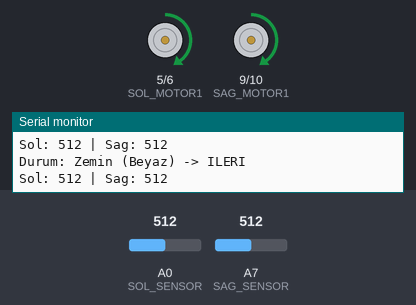
The sketch below on a simulated Arduino Nano, built with avr-gcc and run on an emulated ATmega328P. On the bench: motor-driver pin pairs drawn as motors (green arrow = first pin HIGH = forward, orange = second pin HIGH = backward, longer = more drive), the last lines printed to the serial monitor. The inputs (shaded band) are chosen by the test bench; at power-on: A0 (SOL_SENSOR) = 512, A7 (SAG_SENSOR) = 512.

Above: at 4.2 s.
4.3 s: A0 (SOL_SENSOR) set to 837
7.3 s: A0 (SOL_SENSOR) set to 865
At 7.52 s:
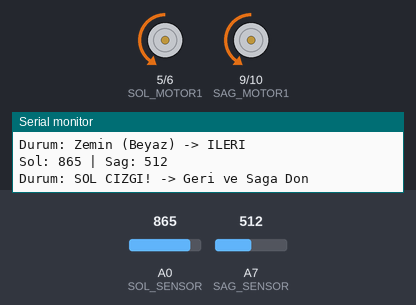
At 8.36 s:
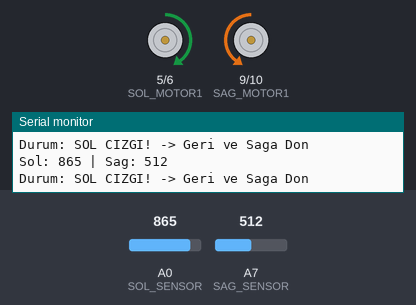
10.3 s: A7 (SAG_SENSOR) set to 838
13.3 s: A7 (SAG_SENSOR) set to 862
16.3 s: A0 (SOL_SENSOR) set to 840
At 16.78 s:
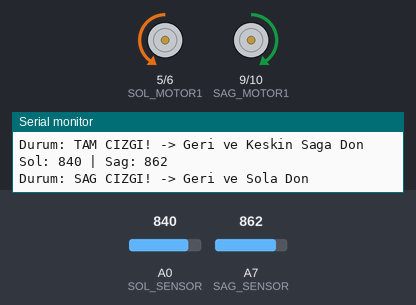
19.3 s: A0 (SOL_SENSOR) set to 860
Timing chart, 0 to 23.3 s (numbered marks = the images above; inputs shaded):
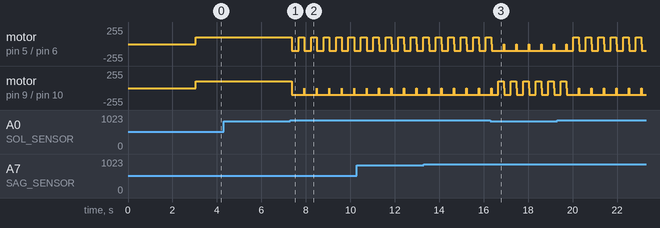

The sketch:

cizgi_izleyen_kare_takip.ino
```cpp
// ---------- Motor Pinleri (Önceki kodunuzla aynı) ----------
#define SOL_MOTOR1 5
#define SOL_MOTOR2 6
#define SAG_MOTOR1 9
#define SAG_MOTOR2 10

// ---------- Sensör Pinleri (2 Sensörlü Sumo Mantığı) ----------
#define SOL_SENSOR A0  // Sol ön sensör
#define SAG_SENSOR A7  // Sağ ön sensör

// Sensör Değerleri ve Eşik
int solSensor_value = 0;
int sagSensor_value = 0;
int esikDegeri = 850;   // 850 altı BEYAZ (zemin), üstü SİYAH (çizgi)

void setup() {
  // Motor pinlerini çıkış olarak ayarla
  pinMode(SOL_MOTOR1, OUTPUT);
  pinMode(SOL_MOTOR2, OUTPUT);
  pinMode(SAG_MOTOR1, OUTPUT);
  pinMode(SAG_MOTOR2, OUTPUT);

  // Sensör pinlerini giriş olarak ayarla (Aslında analog için gerekmez ama iyi bir alışkanlıktır)
  pinMode(SOL_SENSOR, INPUT);
  pinMode(SAG_SENSOR, INPUT);

  Serial.begin(9600);
  Serial.println("=== Sistem Basladi ===");
  Serial.println("Mod: Arena Icinde Kal (Sumo Mantigi)");
  Serial.print("Esik Degeri: ");
  Serial.println(esikDegeri);

  // Robota başlamak için 3 saniye bekleme süresi
  Serial.println("Baslamak icin 3 saniye...");
  delay(3000);
  Serial.println("BASLA!");
}

void loop() {
  // Her iki sensörden de değerleri oku
  solSensor_value = analogRead(SOL_SENSOR);
  sagSensor_value = analogRead(SAG_SENSOR);

  // Sensör değerlerini seri porta yazdır (hata ayıklama için)
  Serial.print("Sol: ");
  Serial.print(solSensor_value);
  Serial.print(" | Sag: ");
  Serial.println(sagSensor_value);

  // ---------- Hareket Mantığı: Arenadan Kaçınma ----------

  if (solSensor_value < esikDegeri && sagSensor_value < esikDegeri) {
    // 1. Durum: Her iki sensör de BEYAZ görüyor (Arenanın içindeyiz)
    // Görev: İlerle
    Serial.println("Durum: Zemin (Beyaz) -> ILERI");
    ileri();
  }
  else if (solSensor_value > esikDegeri && sagSensor_value < esikDegeri) {
    // 2. Durum: Sol sensör SİYAH gördü (Sol kenara geldik)
    // Görev: Geri git ve SAĞA dön (çizgiden uzağa)
    Serial.println("Durum: SOL CIZGI! -> Geri ve Saga Don");
    kacirmaManvuerasi_Sag();
  }
  else if (solSensor_value < esikDegeri && sagSensor_value > esikDegeri) {
    // 3. Durum: Sağ sensör SİYAH gördü (Sağ kenara geldik)
    // Görev: Geri git ve SOLA dön (çizgiden uzağa)
    Serial.println("Durum: SAG CIZGI! -> Geri ve Sola Don");
    kacirmaManvuerasi_Sol();
  }
  else {
    // 4. Durum: Her iki sensör de SİYAH gördü (Tamamen çizgiye çıktık veya köşeye geldik)
    // Görev: Geri git ve daha keskin dön (örn: sağa)
    Serial.println("Durum: TAM CIZGI! -> Geri ve Keskin Saga Don");
    kacirmaManvuerasi_Sag(); // Aynı manevrayı kullanabilir veya daha uzun süre dönebiliriz
  }

  // Döngünün çok hızlı çalışıp seri portu kilitlememesi için küçük bir gecikme
  delay(10);
}

// ----------------- Hareket Fonksiyonları -----------------

void ileri() {
  analogWrite(SOL_MOTOR1, 100);
  analogWrite(SOL_MOTOR2, 0);
  analogWrite(SAG_MOTOR1, 100);
  analogWrite(SAG_MOTOR2, 0);
}

void geri() {
  analogWrite(SOL_MOTOR1, 0);
  analogWrite(SOL_MOTOR2, 100);
  analogWrite(SAG_MOTOR1, 0);
  analogWrite(SAG_MOTOR2, 100);
}

void sag() { // Yerinde sağa döner (pivot)
  analogWrite(SOL_MOTOR1, 100);
  analogWrite(SOL_MOTOR2, 0);
  analogWrite(SAG_MOTOR1, 0);
  analogWrite(SAG_MOTOR2, 100);
}

void sol() { // Yerinde sola döner (pivot)
  analogWrite(SOL_MOTOR1, 0);
  analogWrite(SOL_MOTOR2, 100);
  analogWrite(SAG_MOTOR1, 100);
  analogWrite(SAG_MOTOR2, 0);
}

void dur() {
  analogWrite(SOL_MOTOR1, 0);
  analogWrite(SOL_MOTOR2, 0);
  analogWrite(SAG_MOTOR1, 0);
  analogWrite(SAG_MOTOR2, 0);
}

// ----------------- Özel Manevra Fonksiyonları -----------------

// Çizgiyi solda görünce yapılacak kaçış hareketi
void kacirmaManvuerasi_Sag() {
  // 1. Önce biraz geri git
  geri();
  delay(300); // 0.3 saniye geri git (robotun hızına göre ayarlayın)

  // 2. Çizgiden uzaklaşmak için SAĞA dön
  sag();
  delay(250); // 0.25 saniye dön (robotun hızına göre ayarlayın)

  // 3. Dur ve loop'un tekrar ileri gitmesini bekle
  dur();
}

// Çizgiyi sağda görünce yapılacak kaçış hareketi
void kacirmaManvuerasi_Sol() {
  // 1. Önce biraz geri git
  geri();
  delay(300); // 0.3 saniye geri git

  // 2. Çizgiden uzaklaşmak için SOLA dön
  sol();
  delay(250); // 0.25 saniye dön

  // 3. Dur ve loop'un tekrar ileri gitmesini bekle
  dur();
}
```

Measured:
- the behaviour switches between 849 and 850 on A0 (SOL_SENSOR) (found by bisection; images 0 and 1)
- after the input at 7.3 s, motor on pin 5 (SOL_MOTOR1) / pin 6 (SOL_MOTOR2): forward 100/255 → backward 100/255 after 0.07 s, then repeats every 0.56 s: forward 100/255 0.25 s, stopped 0.01 s, backward 100/255 0.30 s; motor on pin 9 (SAG_MOTOR1) / pin 10 (SAG_MOTOR2): alternates backward 100/255 for 0.55 s and stopped for 0.01 s, starting after 0.07 s
